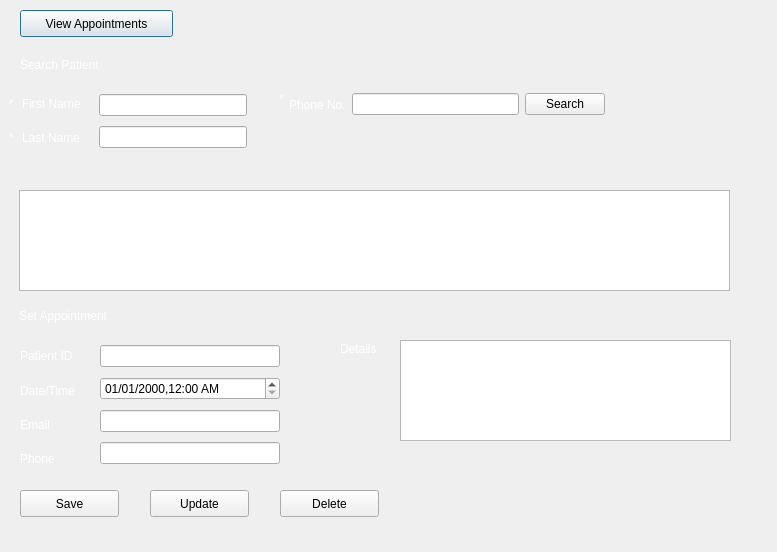
<?xml version="1.0" encoding="UTF-8"?>
<ui version="4.0">
 <class>Schedule</class>
 <widget class="QDialog" name="Schedule">
  <property name="geometry">
   <rect>
    <x>0</x>
    <y>0</y>
    <width>777</width>
    <height>552</height>
   </rect>
  </property>
  <property name="windowTitle">
   <string>Schedule Appointment</string>
  </property>
  <widget class="QPushButton" name="pushButton">
   <property name="geometry">
    <rect>
     <x>20</x>
     <y>10</y>
     <width>153</width>
     <height>27</height>
    </rect>
   </property>
   <property name="text">
    <string>View Appointments</string>
   </property>
  </widget>
  <widget class="QLabel" name="label_9">
   <property name="geometry">
    <rect>
     <x>19</x>
     <y>170</y>
     <width>281</width>
     <height>17</height>
    </rect>
   </property>
   <property name="styleSheet">
    <string notr="true">color:rgb(254, 137, 149)</string>
   </property>
   <property name="text">
    <string/>
   </property>
  </widget>
  <widget class="QTableView" name="tableView">
   <property name="geometry">
    <rect>
     <x>19</x>
     <y>190</y>
     <width>711</width>
     <height>101</height>
    </rect>
   </property>
  </widget>
  <widget class="QLabel" name="label_14">
   <property name="geometry">
    <rect>
     <x>279</x>
     <y>90</y>
     <width>16</width>
     <height>17</height>
    </rect>
   </property>
   <property name="styleSheet">
    <string notr="true">color: rgb(255, 255, 255)</string>
   </property>
   <property name="text">
    <string>*</string>
   </property>
  </widget>
  <widget class="QLabel" name="label_10">
   <property name="geometry">
    <rect>
     <x>19</x>
     <y>300</y>
     <width>121</width>
     <height>31</height>
    </rect>
   </property>
   <property name="styleSheet">
    <string notr="true">color: rgb(255, 255, 255)</string>
   </property>
   <property name="text">
    <string>Set Appointment</string>
   </property>
  </widget>
  <widget class="QWidget" name="layoutWidget_3">
   <property name="geometry">
    <rect>
     <x>289</x>
     <y>90</y>
     <width>316</width>
     <height>29</height>
    </rect>
   </property>
   <layout class="QHBoxLayout" name="horizontalLayout_3">
    <item>
     <widget class="QLabel" name="label_2">
      <property name="styleSheet">
       <string notr="true">color: rgb(255, 255, 255)</string>
      </property>
      <property name="text">
       <string>Phone No.</string>
      </property>
     </widget>
    </item>
    <item>
     <widget class="QLineEdit" name="txt_phone"/>
    </item>
    <item>
     <widget class="QPushButton" name="pushButton_2">
      <property name="text">
       <string>Search</string>
      </property>
     </widget>
    </item>
   </layout>
  </widget>
  <widget class="QWidget" name="layoutWidget_4">
   <property name="geometry">
    <rect>
     <x>22</x>
     <y>90</y>
     <width>76</width>
     <height>61</height>
    </rect>
   </property>
   <layout class="QVBoxLayout" name="verticalLayout">
    <item>
     <widget class="QLabel" name="label_6">
      <property name="styleSheet">
       <string notr="true">color: rgb(255, 255, 255)</string>
      </property>
      <property name="text">
       <string>First Name</string>
      </property>
     </widget>
    </item>
    <item>
     <widget class="QLabel" name="label_7">
      <property name="styleSheet">
       <string notr="true">color: rgb(255, 255, 255)</string>
      </property>
      <property name="text">
       <string>Last Name</string>
      </property>
     </widget>
    </item>
   </layout>
  </widget>
  <widget class="QWidget" name="layoutWidget_5">
   <property name="geometry">
    <rect>
     <x>99</x>
     <y>90</y>
     <width>148</width>
     <height>62</height>
    </rect>
   </property>
   <layout class="QVBoxLayout" name="verticalLayout_2">
    <item>
     <widget class="QLineEdit" name="txt_pn"/>
    </item>
    <item>
     <widget class="QLineEdit" name="txt_ln"/>
    </item>
   </layout>
  </widget>
  <widget class="QWidget" name="layoutWidget_6">
   <property name="geometry">
    <rect>
     <x>20</x>
     <y>50</y>
     <width>401</width>
     <height>29</height>
    </rect>
   </property>
   <layout class="QHBoxLayout" name="horizontalLayout_2">
    <item>
     <widget class="QLabel" name="label">
      <property name="styleSheet">
       <string notr="true">color: rgb(255, 255, 255)</string>
      </property>
      <property name="text">
       <string>Search Patient</string>
      </property>
     </widget>
    </item>
   </layout>
  </widget>
  <widget class="QWidget" name="layoutWidget_7">
   <property name="geometry">
    <rect>
     <x>9</x>
     <y>90</y>
     <width>16</width>
     <height>61</height>
    </rect>
   </property>
   <layout class="QVBoxLayout" name="verticalLayout_5">
    <item>
     <widget class="QLabel" name="label_5">
      <property name="styleSheet">
       <string notr="true">color: rgb(255, 255, 255)</string>
      </property>
      <property name="text">
       <string>*</string>
      </property>
     </widget>
    </item>
    <item>
     <widget class="QLabel" name="label_8">
      <property name="styleSheet">
       <string notr="true">color: rgb(255, 255, 255)</string>
      </property>
      <property name="text">
       <string>*</string>
      </property>
     </widget>
    </item>
   </layout>
  </widget>
  <widget class="QPushButton" name="pushButton_7">
   <property name="geometry">
    <rect>
     <x>20</x>
     <y>490</y>
     <width>99</width>
     <height>27</height>
    </rect>
   </property>
   <property name="text">
    <string>Save</string>
   </property>
  </widget>
  <widget class="QPlainTextEdit" name="txt_details">
   <property name="geometry">
    <rect>
     <x>400</x>
     <y>340</y>
     <width>331</width>
     <height>101</height>
    </rect>
   </property>
  </widget>
  <widget class="QLabel" name="label_11">
   <property name="geometry">
    <rect>
     <x>340</x>
     <y>340</y>
     <width>67</width>
     <height>17</height>
    </rect>
   </property>
   <property name="styleSheet">
    <string notr="true">color: rgb(255, 255, 255)</string>
   </property>
   <property name="text">
    <string>Details</string>
   </property>
  </widget>
  <widget class="QWidget" name="layoutWidget">
   <property name="geometry">
    <rect>
     <x>100</x>
     <y>341</y>
     <width>180</width>
     <height>131</height>
    </rect>
   </property>
   <layout class="QVBoxLayout" name="verticalLayout_3">
    <item>
     <widget class="QLineEdit" name="txt_pid"/>
    </item>
    <item>
     <widget class="QDateTimeEdit" name="txt_dt">
      <property name="displayFormat">
       <string>dd/MM/yyyy,h:mm AP</string>
      </property>
     </widget>
    </item>
    <item>
     <widget class="QLineEdit" name="txt_email"/>
    </item>
    <item>
     <widget class="QLineEdit" name="txt_phone_2"/>
    </item>
   </layout>
  </widget>
  <widget class="QWidget" name="layoutWidget">
   <property name="geometry">
    <rect>
     <x>20</x>
     <y>342</y>
     <width>75</width>
     <height>131</height>
    </rect>
   </property>
   <layout class="QVBoxLayout" name="verticalLayout_4">
    <item>
     <widget class="QLabel" name="label_15">
      <property name="styleSheet">
       <string notr="true">color: rgb(255, 255, 255)</string>
      </property>
      <property name="text">
       <string>Patient ID</string>
      </property>
     </widget>
    </item>
    <item>
     <widget class="QLabel" name="label_13">
      <property name="styleSheet">
       <string notr="true">color: rgb(255, 255, 255)</string>
      </property>
      <property name="text">
       <string>Date/Time</string>
      </property>
     </widget>
    </item>
    <item>
     <widget class="QLabel" name="label_3">
      <property name="styleSheet">
       <string notr="true">color: rgb(255, 255, 255)</string>
      </property>
      <property name="text">
       <string>Email</string>
      </property>
     </widget>
    </item>
    <item>
     <widget class="QLabel" name="label_4">
      <property name="styleSheet">
       <string notr="true">color: rgb(255, 255, 255)</string>
      </property>
      <property name="text">
       <string>Phone </string>
      </property>
     </widget>
    </item>
   </layout>
  </widget>
  <widget class="QPushButton" name="pushButton_3">
   <property name="geometry">
    <rect>
     <x>150</x>
     <y>490</y>
     <width>99</width>
     <height>27</height>
    </rect>
   </property>
   <property name="text">
    <string>Update</string>
   </property>
  </widget>
  <widget class="QPushButton" name="pushButton_4">
   <property name="geometry">
    <rect>
     <x>280</x>
     <y>490</y>
     <width>99</width>
     <height>27</height>
    </rect>
   </property>
   <property name="text">
    <string>Delete</string>
   </property>
  </widget>
 </widget>
 <resources/>
 <connections/>
</ui>
